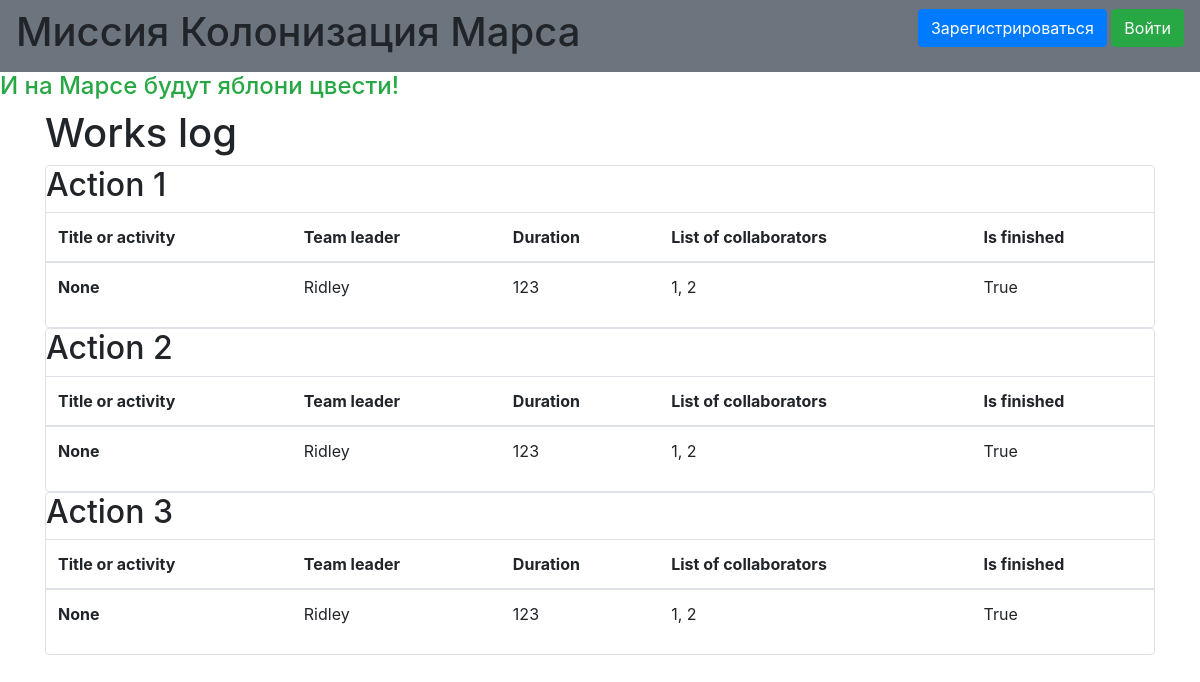
The page / on the database its author committed.
### data/jobs.py (models this page shows)
class Jobs(SqlAlchemyBase, UserMixin):
    __tablename__ = 'jobs'
    id = sqlalchemy.Column(sqlalchemy.Integer,
                           primary_key=True, autoincrement=True)
    team_leader = sqlalchemy.Column(sqlalchemy.Integer, sqlalchemy.ForeignKey("users.id"))
    job = sqlalchemy.Column(sqlalchemy.String, nullable=True)
    work_size = sqlalchemy.Column(sqlalchemy.Integer, nullable=True)
    collaborators = sqlalchemy.Column(sqlalchemy.String, nullable=True)
    start_date = sqlalchemy.Column(sqlalchemy.DateTime,
                                   default=datetime.datetime.now)
    end_date = sqlalchemy.Column(sqlalchemy.DateTime,
                                 default=datetime.datetime.now)
    is_finished = sqlalchemy.Column(sqlalchemy.Boolean, default=False)
    user = orm.relationship('User')

### data/users.py (models this page shows, shortened)
class User(SqlAlchemyBase, UserMixin):
    __tablename__ = 'users'
    id = sqlalchemy.Column(sqlalchemy.Integer,
                           primary_key=True, autoincrement=True)
    surname = sqlalchemy.Column(sqlalchemy.String, nullable=True)
    name = sqlalchemy.Column(sqlalchemy.String, nullable=True)
    age = sqlalchemy.Column(sqlalchemy.Integer, nullable=True)
    position = sqlalchemy.Column(sqlalchemy.String, nullable=True)
    speciality = sqlalchemy.Column(sqlalchemy.String, nullable=True)
    address = sqlalchemy.Column(sqlalchemy.String, nullable=True)
    email = sqlalchemy.Column(sqlalchemy.String,
                              index=True, unique=True, nullable=True)
    hashed_password = sqlalchemy.Column(sqlalchemy.String, nullable=True)
    modified_date = sqlalchemy.Column(sqlalchemy.DateTime,
                                      default=datetime.datetime.now)
    job = orm.relationship("Jobs", back_populates='user')

### main.py (the view)
@app.route('/')
def index():
    db_sess = db_session.create_session()
    jobs = db_sess.query(Jobs).all()
    print(jobs)
    return render_template("index.html", jobs=jobs)

### data/db_session.py (called while the page is built)
def create_session() -> Session:
    global __factory
    return __factory()

### templates/index.html
{% extends "base.html" %}
{% block content %}
<h1>Works log</h1>
{% for item in jobs%}
<div class="col-md6 border rounded">
    <h2> Action {{item.id}}</h2>
    <table class="table">
   <thead>
     <tr>
       <th scope="col">Title or activity</th>
       <th scope="col">Team leader</th>
       <th scope="col">Duration</th>
       <th scope="col">List of collaborators</th>
         <th scope="col">Is finished</th>
     </tr>
   </thead>
   <tbody>
     <tr>
       <th scope="row">{{item.job}}</th>
       <td>{{item.user.name}}</td>
       <td>{{item.work_size}}</td>
       <td>{{item.collaborators}}</td>
       <td>{{item.is_finished}}</td>
     </tr>
   </tbody>
 </table>
</div>
{% endfor %}
{% endblock %}

### templates/base.html (shortened to what this page needs)
<!doctype html>
<html lang="en">
<head>
    <link rel="stylesheet"
          href="https://stackpath.bootstrapcdn.com/bootstrap/4.4.1/css/bootstrap.min.css"
>
</head>
<body>
<header>
    <nav class="navbar navbar-light bg-secondary">
        <h1>Миссия Колонизация Марса</h1>
        {% if current_user.is_authenticated %}
    <a class="navbar-brand" href="/logout">{{ current_user.name }}</a>
{% else %}
    <p>
        <a class="btn btn-primary " href="/register">Зарегистрироваться</a>
        <a class="btn btn-success" href="/login">Войти</a>
    </p>
{% endif %}
    </nav>
    <h4 class="text-success">И на Марсе будут яблони цвести!</h4>
</header>
<main role="main" class="container">
    {% block content %}{% endblock %}
</main>
</body>
</html>

### rows shown on the page
Jobs: id "1", job "None", user.name "Ridley", work_size "123", collaborators "1, 2", is_finished "True"
Jobs: id "2", job "None", user.name "Ridley", work_size "123", collaborators "1, 2", is_finished "True"
Jobs: id "3", job "None", user.name "Ridley", work_size "123", collaborators "1, 2", is_finished "True"
